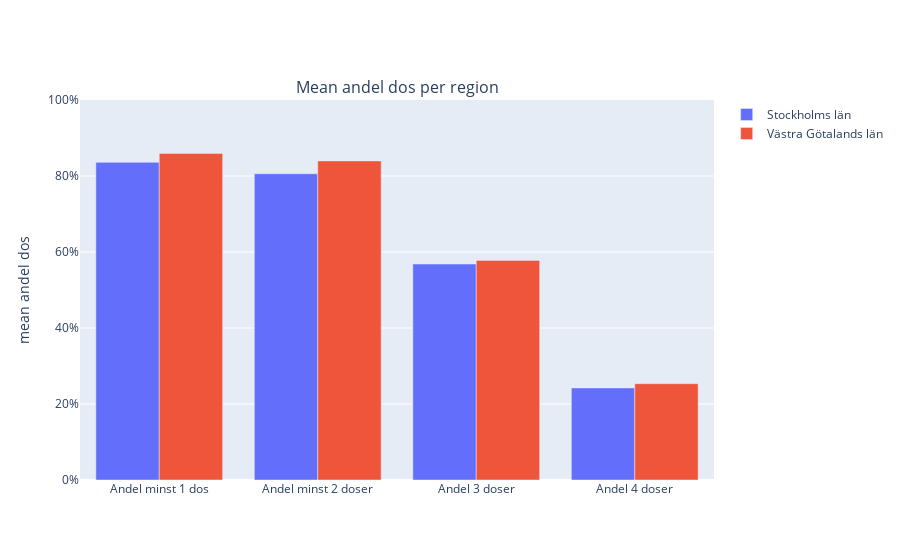

Source (notebook cell):
### Code cell
plot(df)

### Figure 1 — Plotly figure (JSON) as saved in the notebook; plotly's stock layout.template omitted (floating-point values rounded to 4 significant figures)
{"data": [{"name": "Stockholms län", "showlegend": true, "type": "bar", "x": ["Andel minst 1 dos", "Andel minst 2 doser", "Andel 3 doser", "Andel 4 doser"], "y": [0.8359, 0.8059, 0.5683, 0.2423]}, {"name": "Västra Götalands län", "showlegend": true, "type": "bar", "x": ["Andel minst 1 dos", "Andel minst 2 doser", "Andel 3 doser", "Andel 4 doser"], "y": [0.8594, 0.8397, 0.5779, 0.2534]}], "layout": {"annotations": [{"font": {"size": 16}, "showarrow": false, "text": "Mean andel dos per region", "x": 0.5, "xanchor": "center", "xref": "paper", "y": 1, "yanchor": "bottom", "yref": "paper"}], "showlegend": true, "xaxis": {"anchor": "y", "domain": [0, 1]}, "yaxis": {"anchor": "x", "domain": [0, 1], "range": [0, 1], "tickformat": ",.0%", "title": {"text": "mean andel dos"}}}}
